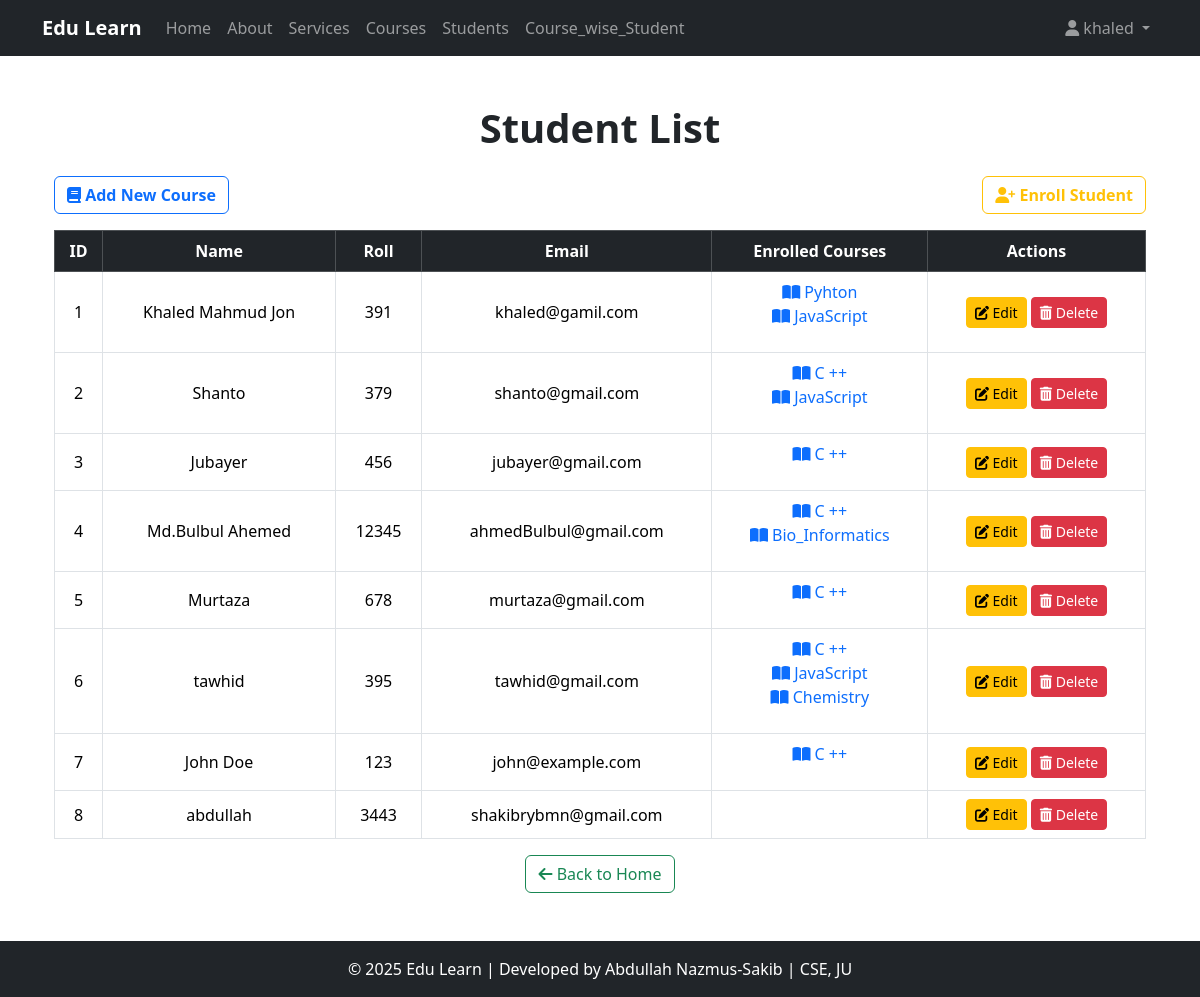
The page /student_list/ (signed in) on the database its author committed.
### Course_app/models.py (models this page shows, shortened)
class Student(models.Model):
    user = models.OneToOneField(User, on_delete=models.CASCADE,null=True,blank=True)
    name = models.CharField(max_length=30)
    roll = models.IntegerField()
    email = models.EmailField(max_length=60,unique=True)
    enrolled_courses = models.ManyToManyField(Course, related_name="students")  # ✅ Changed related_name to plural
    completed_lesson = models.ManyToManyField(Lesson,related_name='completed_by',blank=True)

class Course(models.Model):
    title = models.CharField(max_length=25)
    descriptions = models.TextField()
    durations = models.IntegerField(help_text="Durations in hours")
    thumbnail = models.ImageField(upload_to="courses_thumbnail/", null=True, blank=True)
    created_at = models.DateTimeField(auto_now_add=True,null=True,blank=True)

### Course_app/views.py (the view)
# urls.py: path('student_list/',views.student_list,name='student_list'),
@login_required(login_url='login_user')
def student_list(request):
    students = Student.objects.all()
    context = {
        'check':1,
        'students':students
    }
    return render(request,html_path_for_student_list,context)

### templates/Course_app/student_list.html (shortened to what this page needs)
{% extends 'Course_app/base.html' %}
{% block content %}
<div class="container">
    <div class="text-center mb-4">
        <h1 class="fw-bold">
            {% if check == 2 %}
                Enrolled Students in <span class="text-danger">"{{ course.title }}"</span> Course
            {% elif check == 3 %}
                Student Information
            {% elif check == 1 %}
                Student List
            {% endif %}
        </h1>
    </div>
    <div class="d-flex justify-content-between mb-3">
        <a href="{% url 'create_course' %}" class="btn btn-outline-primary fw-bold">
            <i class="fas fa-book"></i> Add New Course
        </a>
        <a href="{% url 'Enroll_student' %}" class="btn btn-outline-warning fw-bold">
            <i class="fas fa-user-plus"></i> Enroll Student
        </a>
    </div>
    <div class="table-responsive">
        <table class="table table-bordered table-hover text-center align-middle">
            <thead class="table-dark">
                <tr>
                    <th>ID</th>
                    <th>Name</th>
                    <th>Roll</th>
                    <th>Email</th>
                    <th>Enrolled Courses</th>
                    <th>Actions</th>
                </tr>
            </thead>
            <tbody>
                {% if check == 3 %}
                    <tr>
                        <td>{{ student.id }}</td>
                        <td>{{ student.name }}</td>
                        <td>{{ student.roll }}</td>
                        <td>{{ student.email }}</td>
                        <td>
                            <ul class="list-unstyled">
                                {% for course in student.enrolled_courses.all %}
                                    <li>
                                        <a href="{% url 'coursedetails' course.id %}" class="text-decoration-none text-primary">
                                            <i class="fas fa-book-open"></i> {{ course.title }}
                                        </a>
                                    </li>
                                {% endfor %}
                            </ul>
                        </td>
                        <td>
                            <a href="{% url 'update_student' student.id %}" class="btn btn-sm btn-warning">
                                <i class="fas fa-edit"></i> Edit
                            </a>
                            <form action="{% url 'delete_student' student.id %}" class="d-inline">
                                {% csrf_token %}
                                <button type="submit" class="btn btn-sm btn-danger">
                                    <i class="fas fa-trash-alt"></i> Delete
                                </button>
                            </form>
                        </td>
                    </tr>
                {% else %}
                    {% for student in students %}
                        <tr>
                            <td>{{ forloop.counter }}</td>
                            <td>{{ student.name }}</td>
                            <td>{{ student.roll }}</td>
                            <td>{{ student.email }}</td>
                            <td>
                                <ul class="list-unstyled">
                                    {% for course in student.enrolled_courses.all %}
                                        <li>
                                            <a href="{% url 'coursedetails' course.id %}" class="text-decoration-none text-primary">
                                                <i class="fas fa-book-open"></i> {{ course.title }}
                                            </a>
                                        </li>
                                    {% endfor %}
                                </ul>
                            </td>
                            <td>
                                <a href="{% url 'update_student' student.id %}" class="btn btn-sm btn-warning">
                                    <i class="fas fa-edit"></i> Edit
                                </a>
                                <form action="{% url 'delete_student' student.id %}" class="d-inline">
                                    <button type="submit" class="btn btn-sm btn-danger">
                                        <i class="fas fa-trash-alt"></i> Delete
                                    </button>
                                </form>
                            </td>
                        </tr>
                    {% endfor %}
                {% endif %}
            </tbody>
        </table>
    </div>
    <div class="d-flex justify-content-center">
        <a href="{% url 'course_list' %}" class="btn btn-outline-success">
            <i class="fas fa-arrow-left"></i> Back to Home
        </a>
    </div>
</div>
{% endblock content %}

### templates/Course_app/navbar.html (shortened to what this page needs)
<nav class="navbar navbar-expand-lg navbar-dark bg-dark">
    <div class="container">
        <a class="navbar-brand fw-bold" href="{% url 'course_list' %}">Edu Learn</a>
        <div class="collapse navbar-collapse" id="navbarNav">
            <ul class="navbar-nav me-auto">
                <li class="nav-item">
                    <a class="nav-link {% if request.path == '/' %}active{% endif %}" href="{% url 'course_list' %}">Home</a>
                </li>
                <li class="nav-item">
                    <a class="nav-link" href="{% url 'about' %}">About</a>
                </li>
                <li class="nav-item">
                    <a class="nav-link" href="{% url 'services' %}">Services</a>
                </li>
                <li class="nav-item">
                    <a class="nav-link" href="{% url 'course_list' %}">Courses</a>
                </li>
                <li class="nav-item">
                    <a class="nav-link" href="{% url 'student_list' %}">Students</a>
                </li>
                <li class="nav-item">
                    <a class="nav-link" href="{% url 'Course_wise_Student' %}">Course_wise_Student</a>
                </li>
            </ul>
            <ul class="navbar-nav">
                <li class="nav-item dropdown">
                    <a class="nav-link dropdown-toggle" href="#" id="userDropdown" role="button" data-bs-toggle="dropdown" aria-expanded="false">
                        <i class="fas fa-user"></i>
                        {% if request.user.is_authenticated %}
                        {{ request.user.username }}
                        {% else %}
                            Account
                        {% endif %}
                    </a>
                </li>
            </ul>
        </div>
    </div>
</nav>

### static/Course_app/css/base.css (style rules this page uses)
html, body { height: 100%; }
body { display: flex; flex-direction: column; }

### rows shown on the page
Student: name "Khaled Mahmud Jon", roll "391", email "khaled@gamil.com"
Course: title "Pyhton"
Course: title "JavaScript"
Student: name "Shanto", roll "379", email "shanto@gmail.com"
Course: title "C ++"
Student: name "Jubayer", roll "456", email "jubayer@gmail.com"
Student: name "Md.Bulbul Ahemed", roll "12345", email "ahmedBulbul@gmail.com"
Course: title "Bio_Informatics"
Student: name "Murtaza", roll "678", email "murtaza@gmail.com"
Student: name "tawhid", roll "395", email "tawhid@gmail.com"
Course: title "Chemistry"
Student: name "John Doe", roll "123", email "john@example.com"
Student: name "abdullah", roll "3443", email "shakibrybmn@gmail.com"

### other values the page prints
{{ request.user.username }} "khaled"
